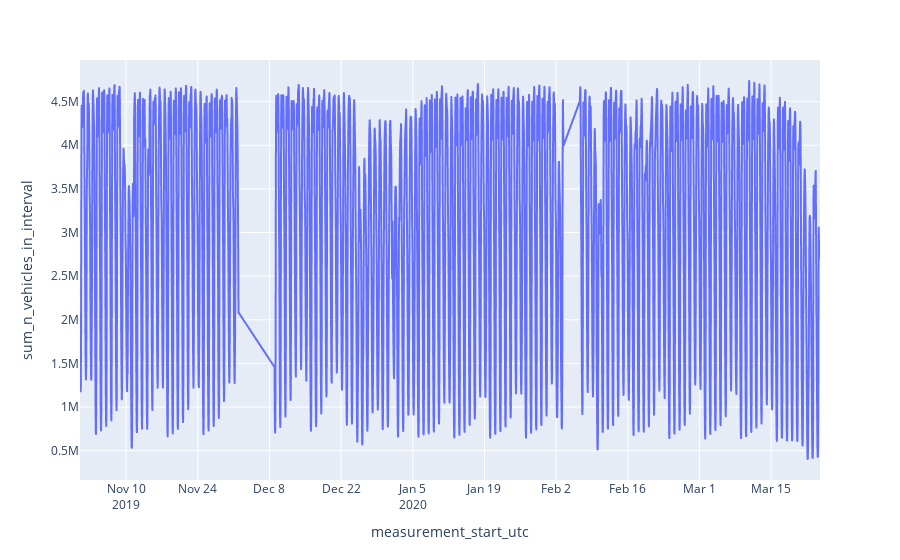

Notebook code for this chart:
### Code cell
col = "sum_n_vehicles_in_interval"

fig = px.line(agg_df, x="measurement_start_utc", y=col)
fig.show()

### Figure 1 — Plotly figure (JSON) as saved in the notebook; plotly's stock layout.template omitted (floating-point values rounded to 4 significant figures; data arrays with more than 128 entries replaced by an {"elided": "..."} marker saying what was removed)
{"data": [{"hoverlabel": {"namelength": 0}, "hovertemplate": "measurement_start_utc=%{x}<br>sum_n_vehicles_in_interval=%{y}", "legendgroup": "", "line": {"color": "#636efa", "dash": "solid"}, "mode": "lines", "name": "", "showlegend": false, "type": "scattergl", "x": {"elided": "3225 str values"}, "xaxis": "x", "y": {"elided": "3225 int values"}, "yaxis": "y"}], "layout": {"legend": {"tracegroupgap": 0}, "margin": {"t": 60}, "xaxis": {"anchor": "y", "domain": [0, 1], "title": {"text": "measurement_start_utc"}}, "yaxis": {"anchor": "x", "domain": [0, 1], "title": {"text": "sum_n_vehicles_in_interval"}}}}
